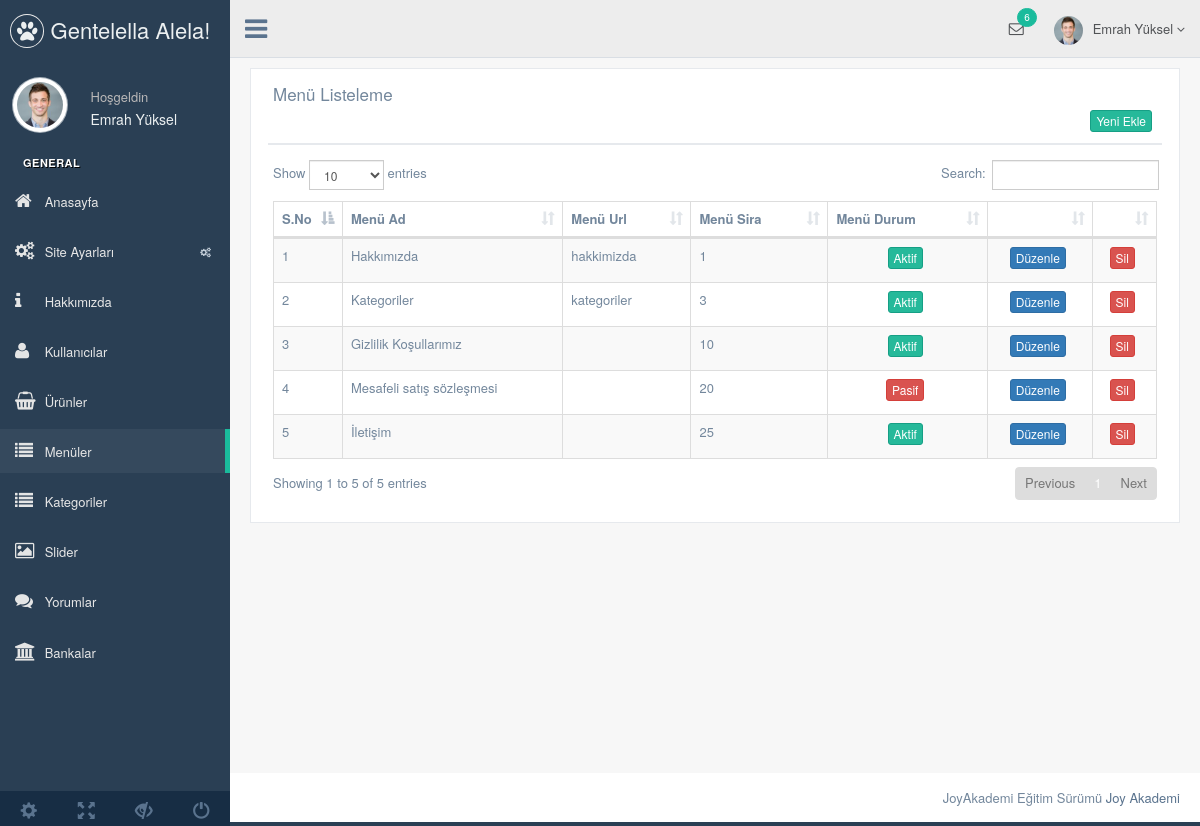
The page /nedmin/production/menu.php (signed in) on the database its author committed.
### tables this page shows
CREATE TABLE `kullanici` (
  `kullanici_id` int(11) NOT NULL,
  `kullanici_zaman` datetime NOT NULL DEFAULT CURRENT_TIMESTAMP,
  `kullanici_resim` varchar(250) NOT NULL,
  `kullanici_tc` varchar(50) NOT NULL,
  `kullanici_ad` varchar(50) NOT NULL,
  `kullanici_mail` varchar(100) NOT NULL,
  `kullanici_gsm` varchar(50) NOT NULL,
  `kullanici_password` varchar(50) NOT NULL,
  `kullanici_adsoyad` varchar(50) NOT NULL,
  `kullanici_adres` varchar(250) NOT NULL,
  `kullanici_il` varchar(100) NOT NULL,
  `kullanici_ilce` varchar(100) NOT NULL,
  `kullanici_unvan` varchar(100) NOT NULL,
  `kullanici_yetki` varchar(50) NOT NULL,
  `kullanici_durum` int(1) NOT NULL DEFAULT '1'
);

CREATE TABLE `menu` (
  `menu_id` int(11) NOT NULL,
  `menu_ust` varchar(50) NOT NULL,
  `menu_ad` varchar(100) NOT NULL,
  `menu_detay` text NOT NULL,
  `menu_url` varchar(250) NOT NULL,
  `menu_sira` int(2) NOT NULL,
  `menu_durum` enum('0','1') NOT NULL,
  `menu_seourl` varchar(250) NOT NULL
);

### nedmin/production/menu.php (the view, shortened to what this page needs)
<?php
include 'header.php';
$menusor=$db->prepare("SELECT * FROM menu order by menu_sira ASC");
$menusor->execute();
?>
<div class="right_col" role="main">
  <div class="">
    <div class="row">
      <div class="col-md-12 col-sm-12 col-xs-12">
        <div class="x_panel">
          <div class="x_title">
            <h2>Menü Listeleme </h2>
            <div class="clearfix"></div>
            <div align="right">
              <a href="menu-ekle.php"><button class="btn btn-success btn-xs"> Yeni Ekle</button></a>
            </div>
          </div>
          <div class="x_content">
            <table id="datatable-responsive" class="table table-striped table-bordered dt-responsive nowrap" cellspacing="0" width="100%">
              <thead>
                <tr>
                  <th>S.No</th>
                  <th>Menü Ad</th>
                  <th>Menü Url</th>
                  <th>Menü Sira</th>
                  <th>Menü Durum</th>
                  <th></th>
                  <th></th>
                </tr>
              </thead>
              <tbody>
                <?php
                $say=0;
                while($menucek=$menusor->fetch(PDO::FETCH_ASSOC)) { $say++?>
                <tr>
                 <td width="20"><?php echo $say ?></td>
                 <td><?php echo $menucek['menu_ad'] ?></td>
                 <td><?php echo $menucek['menu_url'] ?></td>
                 <td><?php echo $menucek['menu_sira'] ?></td>
                 <td><center><?php
                  if ($menucek['menu_durum']==1) {?>
                  <button class="btn btn-success btn-xs">Aktif</button>
                <?php } else {?>
                <button class="btn btn-danger btn-xs">Pasif</button>
                <?php } ?>
              </center>
            </td>
            <td><center><a href="menu-duzenle.php?menu_id=<?php echo $menucek['menu_id']; ?>"><button class="btn btn-primary btn-xs">Düzenle</button></a></center></td>
            <td><center><a href="../netting/islem.php?menu_id=<?php echo $menucek['menu_id']; ?>&menusil=ok"><button class="btn btn-danger btn-xs">Sil</button></a></center></td>
          </tr>
          <?php  }
          ?>
        </tbody>
      </table>
    </div>
  </div>
</div>
</div>
</div>
</div>
<?php include 'footer.php'; ?>

### nedmin/production/header.php (shortened to what this page needs)
<?php
include '../netting/baglan.php';
$kullanicisor=$db->prepare("SELECT * FROM kullanici where kullanici_mail=:mail");
$kullanicisor->execute(array(
  'mail' => $_SESSION['kullanici_mail']
  ));
$kullanicicek=$kullanicisor->fetch(PDO::FETCH_ASSOC);
?>
<!DOCTYPE html>
<html lang="en">
<head>
  <link href="../vendors/bootstrap/dist/css/bootstrap.min.css" rel="stylesheet">
  <link href="../vendors/font-awesome/css/font-awesome.min.css" rel="stylesheet">
  <link href="../vendors/nprogress/nprogress.css" rel="stylesheet">
  <link href="../vendors/iCheck/skins/flat/green.css" rel="stylesheet">
  <link href="../vendors/datatables.net-bs/css/dataTables.bootstrap.min.css" rel="stylesheet">
  <link href="../vendors/datatables.net-buttons-bs/css/buttons.bootstrap.min.css" rel="stylesheet">
  <link href="../vendors/datatables.net-fixedheader-bs/css/fixedHeader.bootstrap.min.css" rel="stylesheet">
  <link href="../vendors/datatables.net-responsive-bs/css/responsive.bootstrap.min.css" rel="stylesheet">
  <link href="../vendors/datatables.net-scroller-bs/css/scroller.bootstrap.min.css" rel="stylesheet">
  <link href="../vendors/dropzone/dist/min/dropzone.min.css" rel="stylesheet">
  <link href="../build/css/custom.min.css" rel="stylesheet">
</head>
<body class="nav-md">
  <div class="container body">
    <div class="main_container">
      <div class="col-md-3 left_col">
        <div class="left_col scroll-view">
          <div class="navbar nav_title" style="border: 0;">
            <a href="index.html" class="site_title"><i class="fa fa-paw"></i> <span>Gentelella Alela!</span></a>
          </div>
          <div class="profile clearfix">
            <div class="profile_pic">
              <img src="images/img.jpg" alt="..." class="img-circle profile_img">
            </div>
            <div class="profile_info">
              <span>Hoşgeldin</span>
              <h2><?php echo $kullanicicek['kullanici_adsoyad'] ?></h2>
            </div>
          </div>
          <br />
          <div id="sidebar-menu" class="main_menu_side hidden-print main_menu">
            <div class="menu_section">
              <h3>General</h3>
              <ul class="nav side-menu">
                <li><a href="index.php"><i class="fa fa-home"></i> Anasayfa </a></li>
                <li><a><i class="fa fa-cogs"></i> Site Ayarları <span class="fa fa-cogs"></span></a>
             </li>
             <li><a href="hakkimizda.php"><i class="fa fa-info"></i> Hakkımızda </a></li>
             <li><a href="kullanici.php"><i class="fa fa-user"></i> Kullanıcılar </a></li>
             <li><a href="urun.php"><i class="fa fa-shopping-basket"></i> Ürünler </a></li>
             <li><a href="menu.php"><i class="fa fa-list"></i> Menüler </a></li>
             <li><a href="kategori.php"><i class="fa fa-list"></i> Kategoriler </a></li>
             <li><a href="slider.php"><i class="fa fa-image"></i> Slider </a></li>
             <li><a href="yorum.php"><i class="fa fa-comments"></i> Yorumlar </a></li>
             <li><a href="banka.php"><i class="fa fa-bank"></i> Bankalar </a></li>
           </ul>
         </div>
       </div>
       <div class="sidebar-footer hidden-small">
        <a data-toggle="tooltip" data-placement="top" title="Settings">
          <span class="glyphicon glyphicon-cog" aria-hidden="true"></span>
        </a>
        <a data-toggle="tooltip" data-placement="top" title="FullScreen">
          <span class="glyphicon glyphicon-fullscreen" aria-hidden="true"></span>
        </a>
        <a data-toggle="tooltip" data-placement="top" title="Lock">
          <span class="glyphicon glyphicon-eye-close" aria-hidden="true"></span>
        </a>
        <a data-toggle="tooltip" data-placement="top" title="Logout">
          <span class="glyphicon glyphicon-off" aria-hidden="true"></span>
        </a>
      </div>
    </div>
  </div>
  <div class="top_nav">
    <div class="nav_menu">
      <nav>
        <div class="nav toggle">
          <a id="menu_toggle"><i class="fa fa-bars"></i></a>
        </div>
        <ul class="nav navbar-nav navbar-right">
          <li class="">
            <a href="javascript:;" class="user-profile dropdown-toggle" data-toggle="dropdown" aria-expanded="false">
              <img src="images/img.jpg" alt=""><?php echo $kullanicicek['kullanici_adsoyad'] ?>
              <span class=" fa fa-angle-down"></span>
            </a>
          </li>
          <li role="presentation" class="dropdown">
            <a href="javascript:;" class="dropdown-toggle info-number" data-toggle="dropdown" aria-expanded="false">
              <i class="fa fa-envelope-o"></i>
              <span class="badge bg-green">6</span>
            </a>
          </li>
        </ul>
      </nav>
    </div>
  </div>

### rows shown on the page
kullanici: kullanici_adsoyad "Emrah Yüksel"
menu: menu_ad "Hakkımızda", menu_url "hakkimizda", menu_sira "1", menu_durum "Aktif"
menu: menu_ad "Kategoriler", menu_url "kategoriler", menu_sira "3", menu_durum "Aktif"
menu: menu_ad "Gizlilik Koşullarımız", menu_sira "10", menu_durum "Aktif"
menu: menu_ad "Mesafeli satış sözleşmesi", menu_sira "20", menu_durum "Pasif"
menu: menu_ad "İletişim", menu_sira "25", menu_durum "Aktif"
